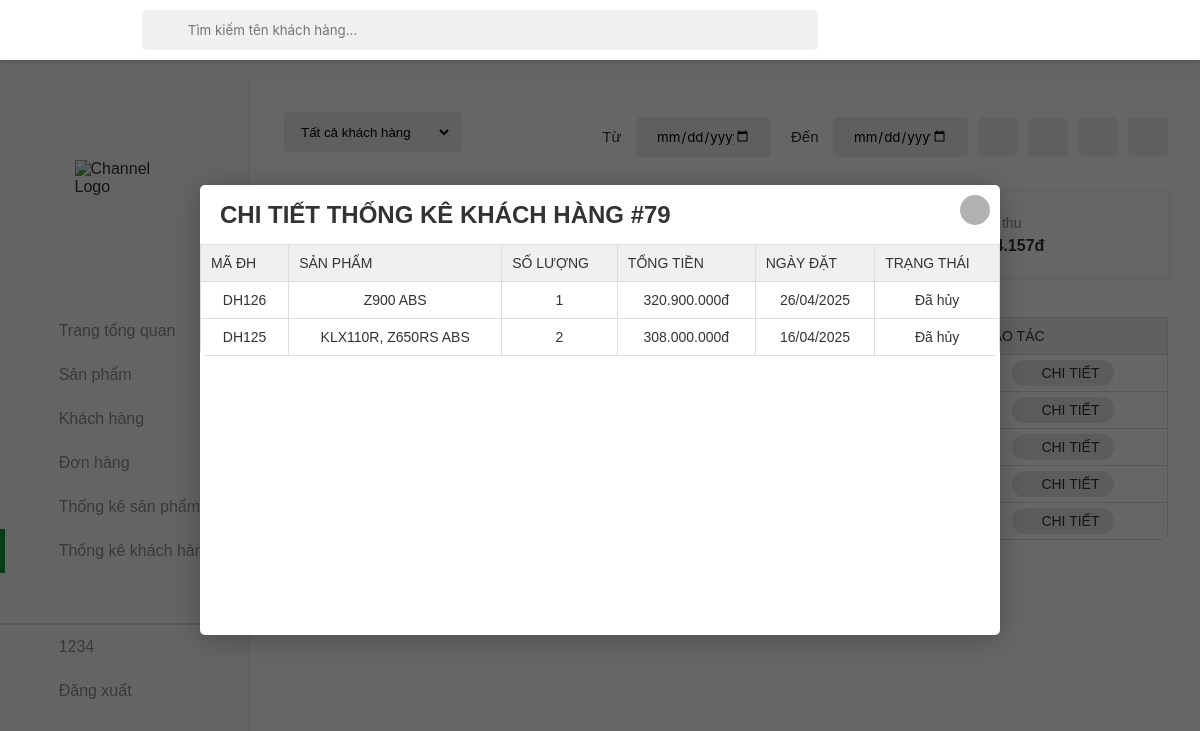
The app's page /thongkekh/thongkekh.php?detail=79 (signed in) with its own data.
### tables this page shows
CREATE TABLE `customer` (
  `id` int(20) NOT NULL,
  `name` varchar(20) NOT NULL,
  `contact` varchar(11) NOT NULL,
  `joindate` date NOT NULL,
  `status` int(255) NOT NULL,
  `password` varchar(255) NOT NULL,
  `email` varchar(255) NOT NULL,
  `address` varchar(255) NOT NULL,
  `city_code` varchar(10) DEFAULT NULL,
  `city_name` varchar(100) DEFAULT NULL,
  `district_code` varchar(10) DEFAULT NULL,
  `district_name` varchar(100) DEFAULT NULL,
  `ward_code` varchar(10) DEFAULT NULL,
  `ward_name` varchar(100) DEFAULT NULL,
  `street_address` varchar(255) DEFAULT NULL,
  `role` varchar(255) NOT NULL
);

CREATE TABLE `orders` (
  `id` int(11) NOT NULL,
  `customer_id` int(11) NOT NULL,
  `total` varchar(255) DEFAULT NULL,
  `note` text DEFAULT NULL,
  `payment_method` varchar(50) DEFAULT NULL,
  `delivery_type` varchar(50) DEFAULT NULL,
  `created_at` date NOT NULL DEFAULT current_timestamp(),
  `status` enum('chuaxuly','daxuly','dagiao','dahuy') NOT NULL DEFAULT 'chuaxuly',
  `recipient_name` varchar(255) NOT NULL,
  `recipient_phone` varchar(20) NOT NULL,
  `address` varchar(255) NOT NULL,
  `city_code` varchar(10) DEFAULT NULL,
  `city_name` varchar(100) DEFAULT NULL,
  `district_code` varchar(10) DEFAULT NULL,
  `district_name` varchar(100) DEFAULT NULL,
  `ward_code` varchar(10) DEFAULT NULL,
  `ward_name` varchar(100) DEFAULT NULL,
  `street_address` varchar(255) DEFAULT NULL
);

### thongkekh/thongkekh.php (the view, shortened to what this page needs)
<?php
$servername = "localhost";
$username = "root";
$password = "";
$dbname = "admindoan";
$conn = new mysqli($servername, $username, $password, $dbname);
$search_term = isset($_GET['search']) ? trim($_GET['search']) : '';
$start_date = isset($_GET['start_date']) ? $_GET['start_date'] : '';
$end_date = isset($_GET['end_date']) ? $_GET['end_date'] : '';
$sort_order = isset($_GET['sort']) ? $_GET['sort'] : 'desc';
$limit = isset($_GET['limit']) ? ($_GET['limit'] === 'all' ? null : (int)$_GET['limit']) : 5;
$query = "SELECT
    c.id,
    c.name as tenkh,
    COUNT(DISTINCT o.id) as total_orders,
    SUM(od.soluong) as total_quantity,
    SUM(od.soluong * od.price) as total_revenue
FROM customer c
LEFT JOIN orders o ON c.id = o.customer_id
LEFT JOIN order_details od ON o.id = od.order_id
WHERE 1=1";
$query .= " GROUP BY c.id, c.name
HAVING total_revenue > 0
ORDER BY total_revenue " . ($sort_order === 'asc' ? 'ASC' : 'DESC');
if ($limit !== null) {
    $query .= " LIMIT " . $limit;
}
$result = $conn->query($query);
$total_customers = 0;
$total_orders = 0;
$total_revenue = 0;
if ($result) {
    while ($row = $result->fetch_assoc()) {
        $total_customers++;
        $total_orders += $row['total_orders'] ?? 0;
        $total_revenue += $row['total_revenue'] ?? 0;
    }
    $result->data_seek(0);
}
if (isset($_GET['detail'])) {
    $customer_id = intval($_GET['detail']);
    $detail_query = "SELECT
        o.id as order_id,
        o.created_at,
        o.status,
        o.total as order_total,
        GROUP_CONCAT(p.tensp SEPARATOR ', ') as products,
        SUM(od.soluong) as total_items
    FROM orders o
    LEFT JOIN order_details od ON o.id = od.order_id
    LEFT JOIN products p ON od.product_id = p.id
    WHERE o.customer_id = ?";
    $detail_query .= " GROUP BY o.id ORDER BY o.created_at DESC";
    $stmt = $conn->prepare($detail_query);
    $types = "i";
    $params = [$customer_id];
    $stmt->bind_param($types, ...$params);
    $stmt->execute();
    $customer_details = $stmt->get_result();
}
?>
<!DOCTYPE html>
<html lang="en">
<head>
    <link rel="stylesheet" href="../assets/css/admin.css">
    <link href="../assets/font/font-awesome-pro-v6-6.2.0/css/all.min.css" rel="stylesheet" type="text/css" />
    <link rel="stylesheet" href="../assets/css/admin-responsive.css">
</head>
<body>
    <header class="header">
        <button class="menu-icon-btn">
            <div class="menu-icon">
                <i class="fa-regular fa-bars"></i>
            </div>
        </button>
    </header>
    <div class="container">
        <aside class="sidebar open">
            <div class="top-sidebar">
                <a href="#" class="channel-logo"><img src="../image/logo.png" alt="Channel Logo"></a>
                <div class="hidden-sidebar your-channel"><img src="" style="height: 30px;" alt=""></div>
            </div>
            <div class="middle-sidebar">
                <ul class="sidebar-list">
                    <li class="sidebar-list-item tab-content">
                        <a href="../admin.php" class="sidebar-link">
                            <div class="sidebar-icon"><i class="fa-light fa-house"></i></div>
                            <div class="hidden-sidebar">Trang tổng quan</div>
                        </a>
                    </li>
                    <li class="sidebar-list-item tab-content">
                        <a href="../sanpham/sanpham.php" class="sidebar-link">
                            <div class="sidebar-icon"><i class="fa-thin fa-motorcycle"></i></div>
                            <div class="hidden-sidebar">Sản phẩm</div>
                        </a>
                    </li>
                    <li class="sidebar-list-item tab-content">
                        <a href="../khachhang/khachhang.php" class="sidebar-link">
                            <div class="sidebar-icon"><i class="fa-light fa-users"></i></div>
                            <div class="hidden-sidebar">Khách hàng</div>
                        </a>
                    </li>
                    <li class="sidebar-list-item tab-content">
                        <a href="../donhang/donhang.php" class="sidebar-link">
                            <div class="sidebar-icon"><i class="fa-light fa-basket-shopping"></i></div>
                            <div class="hidden-sidebar">Đơn hàng</div>
                        </a>
                    </li>
                    <li class="sidebar-list-item tab-content">
                        <a href="../thongkesp/thongke.php" class="sidebar-link">
                            <div class="sidebar-icon"><i class="fa-light fa-chart-simple"></i></div>
                            <div class="hidden-sidebar">Thống kê sản phẩm</div>
                        </a>
                    </li>
                    <li class="sidebar-list-item tab-content active">
                        <a href="../thongkekh/thongkekh.php" class="sidebar-link">
                            <div class="sidebar-icon"><i class="fa-light fa-chart-simple"></i></div>
                            <div class="hidden-sidebar">Thống kê khách hàng</div>
                        </a>
                    </li>
                    <li class="sidebar-list-item user-logout" style="border-top: 2px solid rgba(0,0,0,0.12);">
                        <a href="#" class="sidebar-link">
                            <div class="sidebar-icon"><i class="fa-light fa-circle-user"></i></div>
                            <div class="hidden-sidebar" id="name-acc">
                                <?php echo $_SESSION['username']; ?>
                            </div>
                        </a>
                    </li>
                    <li class="sidebar-list-item user-logout">
                        <a class="sidebar-link" style="cursor:pointer">
                            <div class="sidebar-icon"><i class="fa-light fa-arrow-right-from-bracket"></i></div>
                            <div class="hidden-sidebar" id="logoutacc">Đăng xuất</div>
                        </a>
                    </li>
                </ul>
            </div>
        </aside>
        <main class="content">
            <div class="section">
                <div class="admin-control">
                    <div class="admin-control-left">
                        <form action="" method="GET" style="display: inline-block;">
                            <select name="limit" class="form-control" onchange="this.form.submit()">
                                <option value="all" <?php echo !isset($_GET['limit']) || $_GET['limit'] === 'all' ? 'selected' : ''; ?>>Tất cả khách hàng</option>
                            </select>
                        </form>
                    </div>
                    <div class="admin-control-center">
                        <form action="" method="GET" class="form-search">
                            <span class="search-btn"><i class="fa-light fa-magnifying-glass"></i></span>
                            <input name="search" type="text" class="form-search-input"
                                placeholder="Tìm kiếm tên khách hàng..."
                                value="<?php echo htmlspecialchars($search_term); ?>">
                        </form>
                    </div>
                    <div class="admin-control-right">
                        <form action="" method="GET" class="fillter-date">
                            <div>
                                <label for="start_date">Từ</label>
                                <input type="date" class="form-control-date" id="start_date" name="start_date"
                                    value="<?php echo htmlspecialchars($start_date); ?>">
                            </div>
                            <div>
                                <label for="end_date">Đến</label>
                                <input type="date" class="form-control-date" id="end_date" name="end_date"
                                    value="<?php echo htmlspecialchars($end_date); ?>">
                            </div>
                            <button type="submit" class="btn-reset-order">
                                <i class="fa-light fa-filter"></i>
                            </button>
                            <button><a href="?<?php
                                $params = $_GET;
                                $params['sort'] = 'asc';
                                echo http_build_query($params);
                            ?>" class="btn-reset-order">
                                <i class="fa-regular fa-arrow-up-short-wide"></i>
                            </a></button>
                            <button><a href="?<?php
                                $params = $_GET;
                                $params['sort'] = 'desc';
                                echo http_build_query($params);
                            ?>" class="btn-reset-order">
                                <i class="fa-regular fa-arrow-down-wide-short"></i>
                            </button>
                            <button><a href="thongkekh.php" class="btn-reset-order">
                                <i class="fa-light fa-arrow-rotate-right"></i>
                            </a></button>
                        </form>
                    </div>
                </div>
                <div class="order-statistical" id="order-statistical">
                    <div class="order-statistical-item">
                        <div class="order-statistical-item-content">
                            <p class="order-statistical-item-content-desc">Tổng số khách hàng</p>
                            <h4 class="order-statistical-item-content-h" id="quantity-product"><?php echo $total_customers; ?></h4>
                        </div>
                        <div class="order-statistical-item-icon">
                        </div>
                    </div>
                    <div class="order-statistical-item">
    <div class="order-statistical-item-content">
        <p class="order-statistical-item-content-desc">Tổng số đơn hàng</p>
        <h4 class="order-statistical-item-content-h" id="quantity-order"><?php echo $total_orders; ?></h4>
    </div>
    <div class="order-statistical-item-icon">
    </div>
</div>
                    <div class="order-statistical-item">
                        <div class="order-statistical-item-content">
                            <p class="order-statistical-item-content-desc">Tổng doanh thu</p>
                            <h4 class="order-statistical-item-content-h" id="quantity-sale"><?php echo number_format($total_revenue, 0, ',', '.'); ?>đ</h4>
                        </div>
                        <div class="order-statistical-item-icon">
                            <i class="fa-light fa-dollar-sign"></i>
                        </div>
                    </div>
                </div>
                <div class="table">
                    <table width="100%">
                        <thead>
                            <tr>
                                <td>Mã KH</td>
                                <td>Tên khách hàng</td>
                                <td>Số đơn hàng</td>
                                <td>Số tiền đã chi</td>
                                <td>Thao tác</td>
                            </tr>
                        </thead>
                        <tbody>
                            <?php if ($result && $result->num_rows > 0): ?>
                                <?php while ($row = $result->fetch_assoc()): ?>
                                    <tr>
                                        <td><?php echo htmlspecialchars($row['id']); ?></td>
                                        <td><?php echo htmlspecialchars($row['tenkh']); ?></td>
                                        <td><?php echo $row['total_orders']; ?></td>
                                        <td><?php echo number_format($row['total_revenue'], 0, ',', '.'); ?>đ</td>
                                        <td>
                                            <a href="?<?php echo http_build_query(array_merge($_GET, ['detail' => $row['id']])); ?>"
                                               class="btn-detail product-order-detail">
                                                <i class="fa-regular fa-eye"></i> Chi tiết
                                            </a>
                                        </td>
                                    </tr>
                                <?php endwhile; ?>
                            <?php else: ?>
                                <tr>
                                    <td colspan="5" class="no-data">Không tìm thấy dữ liệu</td>
                                </tr>
                            <?php endif; ?>
                        </tbody>
                    </table>
                </div>
            </div>
        </main>
    </div>
    <?php if (isset($_GET['detail']) && $customer_details && $customer_details->num_rows > 0): ?>
    <div class="modal detail-modal open">
        <div class="modal-container">
            <div class="modal-container-title">
                <h2>Chi tiết thống kê khách hàng #<?php echo htmlspecialchars($_GET['detail']); ?></h2>
                <a href="?<?php echo http_build_query(array_diff_key($_GET, ['detail' => ""])); ?>" class="modal-close">
                    <i class="fa-light fa-xmark"></i>
                </a>
            </div>
            <div class="table">
                <table width="100%">
                    <thead>
                        <tr>
                            <td>Mã ĐH</td>
                            <td>Sản phẩm</td>
                            <td>Số lượng</td>
                            <td>Tổng tiền</td>
                            <td>Ngày đặt</td>
                            <td>Trạng thái</td>
                        </tr>
                    </thead>
                    <tbody>
                        <?php while ($detail = $customer_details->fetch_assoc()): ?>
                        <tr>
                            <td>DH<?php echo $detail['order_id']; ?></td>
                            <td><?php echo htmlspecialchars($detail['products']); ?></td>
                            <td><?php echo $detail['total_items']; ?></td>
                            <td><?php echo number_format($detail['order_total'], 0, ',', '.'); ?>đ</td>
                            <td><?php echo date('d/m/Y', strtotime($detail['created_at'])); ?></td>
                            <td>
                                <span class="status-<?php echo $detail['status']; ?>">
                                    <?php
                                    switch($detail['status']) {
                                        case 'dahuy': echo 'Đã hủy'; break;
                                    }
                                    ?>
                                </span>
                            </td>
                        </tr>
                        <?php endwhile; ?>
                    </tbody>
                </table>
            </div>
        </div>
    </div>
    <?php endif; ?>
</body>
</html>

### records on screen
orders: id "126", products "Z900 ABS", total_items "1", total "320.900.000", created_at "26/04/2025", status "Đã hủy"
orders: id "125", products "KLX110R, Z650RS ABS", total_items "2", total "308.000.000", created_at "16/04/2025", status "Đã hủy"

### other values on screen
$_SESSION['username'] "1234"
$_GET['detail'] "79"
